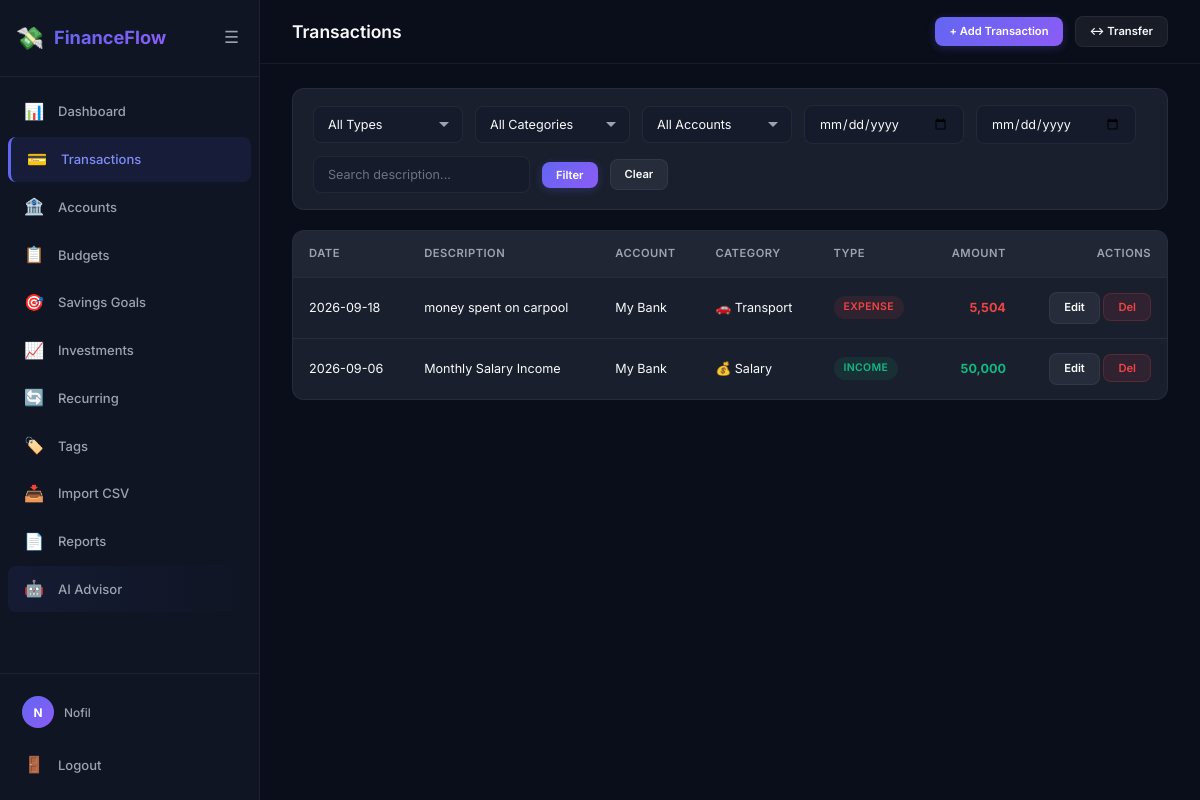
Page /transactions/ (signed in) on the committed database.
### app/models/user.py (models this page shows, shortened)
class User(UserMixin, db.Model):
    __tablename__ = 'users'
    user_id = db.Column(db.Integer, primary_key=True)
    name = db.Column(db.String(100), nullable=False)
    email = db.Column(db.String(150), unique=True, nullable=False)
    phone = db.Column(db.String(20))
    password_hash = db.Column(db.String(256))
    google_id = db.Column(db.String(100), unique=True)
    avatar_url = db.Column(db.String(500))
    preferred_currency = db.Column(db.String(10), default='PKR')
    is_active = db.Column(db.Boolean, default=True)
    created_at = db.Column(db.DateTime, default=datetime.utcnow)
    accounts = db.relationship('Account', backref='user', lazy='dynamic')
    transactions = db.relationship('Transaction', backref='user', lazy='dynamic')
    budgets = db.relationship('Budget', backref='user', lazy='dynamic')
    savings_goals = db.relationship('SavingsGoal', backref='user', lazy='dynamic')
    investments = db.relationship('Investment', backref='user', lazy='dynamic')
    recurring_transactions = db.relationship('RecurringTransaction', backref='user', lazy='dynamic')
    categories = db.relationship('Category', backref='user', lazy='dynamic')
    tags = db.relationship('Tag', backref='user', lazy='dynamic')
    notifications = db.relationship('Notification', backref='user', lazy='dynamic')
    financial_profile = db.relationship('FinancialProfile', backref='user', uselist=False, lazy='joined')
    ai_messages = db.relationship('AiChatMessage', backref='user', lazy='dynamic', order_by='AiChatMessage.created_at')
    @property
    def display_name(self):
        return self.name or self.email.split('@')[0]

### app/models/transaction.py (models this page shows, shortened)
class Transaction(db.Model):
    __tablename__ = 'transactions'
    TRANSACTION_TYPES = ('income', 'expense')
    transaction_id = db.Column(db.Integer, primary_key=True)
    user_id = db.Column(db.Integer, db.ForeignKey('users.user_id'), nullable=False)
    account_id = db.Column(db.Integer, db.ForeignKey('accounts.account_id'), nullable=False)
    category_id = db.Column(db.Integer, db.ForeignKey('categories.category_id'))
    amount = db.Column(db.Numeric(12, 2), nullable=False)
    transaction_type = db.Column(db.String(20), nullable=False)
    description = db.Column(db.String(255))
    transaction_date = db.Column(db.Date, nullable=False)
    currency = db.Column(db.String(10), default='PKR')
    exchange_rate = db.Column(db.Numeric(12, 6), default=1.0)
    is_deleted = db.Column(db.Boolean, default=False)
    deleted_at = db.Column(db.DateTime)
    created_at = db.Column(db.DateTime, default=datetime.utcnow)
    tags = db.relationship('Tag', secondary='transaction_tags', backref='transactions', lazy='dynamic')
    __table_args__ = (
        db.Index('idx_tx_date', 'transaction_date'),
        db.Index('idx_tx_amount', 'amount'),
        db.Index('idx_tx_category', 'category_id', 'transaction_type'),
        db.Index('idx_tx_user', 'user_id'),
        db.Index('idx_tx_account', 'account_id'),
    )

### app/models/account.py (models this page shows, shortened)
class Account(db.Model):
    __tablename__ = 'accounts'
    ACCOUNT_TYPES = ('cash', 'bank', 'credit', 'wallet')
    account_id = db.Column(db.Integer, primary_key=True)
    user_id = db.Column(db.Integer, db.ForeignKey('users.user_id'), nullable=False)
    account_name = db.Column(db.String(100), nullable=False)
    account_type = db.Column(db.String(20), nullable=False)
    currency = db.Column(db.String(10), default='PKR')
    is_active = db.Column(db.Boolean, default=True)
    is_deleted = db.Column(db.Boolean, default=False)
    deleted_at = db.Column(db.DateTime)
    created_at = db.Column(db.DateTime, default=datetime.utcnow)
    transactions = db.relationship('Transaction', backref='account', lazy='dynamic')

### app/models/category.py (models this page shows, shortened)
class Category(db.Model):
    __tablename__ = 'categories'
    CATEGORY_TYPES = ('income', 'expense')
    category_id = db.Column(db.Integer, primary_key=True)
    user_id = db.Column(db.Integer, db.ForeignKey('users.user_id'), nullable=True)
    name = db.Column(db.String(100), nullable=False)
    type = db.Column(db.String(20), nullable=False)
    icon = db.Column(db.String(50), default='📁')
    is_default = db.Column(db.Boolean, default=False)
    transactions = db.relationship('Transaction', backref='category', lazy='dynamic')
    budgets = db.relationship('Budget', backref='category', lazy='dynamic')

### app/transactions/routes.py (the view)
@transactions_bp.route('/')
@login_required
def index():
    page = request.args.get('page', 1, type=int)
    per_page = 20
    query = Transaction.query.filter_by(
        user_id=current_user.user_id, is_deleted=False
    )
    txn_type = request.args.get('type')
    if txn_type in ('income', 'expense'):
        query = query.filter_by(transaction_type=txn_type)
    category_id = request.args.get('category_id', type=int)
    if category_id:
        query = query.filter_by(category_id=category_id)
    account_id = request.args.get('account_id', type=int)
    if account_id:
        query = query.filter_by(account_id=account_id)
    date_from = request.args.get('date_from')
    if date_from:
        query = query.filter(Transaction.transaction_date >= date_from)
    date_to = request.args.get('date_to')
    if date_to:
        query = query.filter(Transaction.transaction_date <= date_to)
    search = request.args.get('search', '').strip()
    if search:
        query = query.filter(Transaction.description.ilike(f'%{search}%'))
    pagination = query.order_by(Transaction.transaction_date.desc()).paginate(
        page=page, per_page=per_page, error_out=False
    )
    categories = Category.query.filter(
        db.or_(Category.user_id == current_user.user_id, Category.user_id.is_(None))
    ).all()
    accounts = Account.query.filter_by(
        user_id=current_user.user_id, is_deleted=False
    ).all()
    return render_template('transactions/list.html',
                           transactions=pagination.items,
                           pagination=pagination,
                           categories=categories,
                           accounts=accounts)

### app/__init__.py (called while the page is built)
def _register_user_loader():
    from .models.user import User
    @login_manager.user_loader
    def load_user(user_id):
        return db.session.get(User, int(user_id))

def _register_context_processors(app):
    @app.context_processor
    def inject_globals():
        return {
            'app_name': 'FinanceFlow',
        }

### app/templates/transactions/list.html (shortened to what this page needs)
{% extends 'base.html' %}
{% block page_title %}Transactions{% endblock %}
{% block top_actions %}
<a href="{{ url_for('transactions.add') }}" class="btn btn-primary btn-sm">+ Add Transaction</a>
<a href="{{ url_for('transactions.transfer') }}" class="btn btn-secondary btn-sm">↔ Transfer</a>
{% endblock %}
{% block content %}
<form class="filters-bar" method="GET" action="{{ url_for('transactions.index') }}">
    <select name="type" class="form-control">
        <option value="">All Types</option>
    </select>
    <select name="category_id" class="form-control">
        <option value="">All Categories</option>
    </select>
    <select name="account_id" class="form-control">
        <option value="">All Accounts</option>
    </select>
    <input type="date" name="date_from" class="form-control" value="{{ request.args.get('date_from','') }}" placeholder="From">
    <input type="date" name="date_to" class="form-control" value="{{ request.args.get('date_to','') }}" placeholder="To">
    <input type="text" name="search" class="form-control" value="{{ request.args.get('search','') }}" placeholder="Search description...">
    <button type="submit" class="btn btn-primary btn-sm">Filter</button>
    <a href="{{ url_for('transactions.index') }}" class="btn btn-secondary btn-sm">Clear</a>
</form>
{% if transactions %}
<div class="table-container">
    <table>
        <thead>
            <tr>
                <th>Date</th>
                <th>Description</th>
                <th>Account</th>
                <th>Category</th>
                <th>Type</th>
                <th style="text-align:right">Amount</th>
                <th style="text-align:right">Actions</th>
            </tr>
        </thead>
        <tbody>
            {% for txn in transactions %}
            <tr>
                <td>{{ txn.transaction_date.strftime('%Y-%m-%d') }}</td>
                <td>{{ txn.description or '—' }}</td>
                <td>{{ txn.account.account_name if txn.account else '—' }}</td>
                <td>{{ txn.category.icon if txn.category else '' }} {{ txn.category.name if txn.category else '—' }}</td>
                <td><span class="badge badge-{{ txn.transaction_type }}">{{ txn.transaction_type }}</span></td>
                <td style="text-align:right" class="font-bold {% if txn.transaction_type == 'income' %}text-success{% else %}text-danger{% endif %}">
                    {{ '{:,.0f}'.format(txn.amount|float) }}
                </td>
                <td style="text-align:right">
                    <a href="{{ url_for('transactions.edit', txn_id=txn.transaction_id) }}" class="btn btn-secondary btn-sm">Edit</a>
                    <form method="POST" action="{{ url_for('transactions.delete', txn_id=txn.transaction_id) }}"
                          class="inline-form" data-confirm="Delete this transaction?">
                        <button type="submit" class="btn btn-danger btn-sm">Del</button>
                    </form>
                </td>
            </tr>
            {% endfor %}
        </tbody>
    </table>
</div>
{% else %}
<div class="empty-state">
    <div class="empty-state-icon">💳</div>
    <div class="empty-state-text">No transactions found</div>
    <a href="{{ url_for('transactions.add') }}" class="btn btn-primary">+ Add Transaction</a>
</div>
{% endif %}
{% endblock %}

### app/templates/base.html (shortened to what this page needs)
<!DOCTYPE html>
<html lang="en">
<head>
    <link rel="stylesheet" href="{{ url_for('static', filename='css/style.css') }}">
</head>
<body>
    {% if current_user.is_authenticated %}
    <div class="app-layout">
        <aside class="sidebar" id="sidebar">
            <div class="sidebar-header">
                <div class="logo">
                    <span class="logo-icon">💸</span>
                    <span class="logo-text">FinanceFlow</span>
                </div>
                <button class="sidebar-toggle" id="sidebarToggle" aria-label="Toggle sidebar">
                    <span class="toggle-icon">☰</span>
                </button>
            </div>
            <nav class="sidebar-nav">
                <a href="{{ url_for('dashboard.index') }}" class="nav-item {% if request.endpoint and request.endpoint.startswith('dashboard') %}active{% endif %}">
                    <span class="nav-icon">📊</span><span class="nav-label">Dashboard</span>
                </a>
                <a href="{{ url_for('transactions.index') }}" class="nav-item {% if request.endpoint and request.endpoint.startswith('transactions') %}active{% endif %}">
                    <span class="nav-icon">💳</span><span class="nav-label">Transactions</span>
                </a>
                <a href="{{ url_for('accounts.index') }}" class="nav-item {% if request.endpoint and request.endpoint.startswith('accounts') %}active{% endif %}">
                    <span class="nav-icon">🏦</span><span class="nav-label">Accounts</span>
                </a>
                <a href="{{ url_for('budgets.index') }}" class="nav-item {% if request.endpoint and request.endpoint.startswith('budgets') %}active{% endif %}">
                    <span class="nav-icon">📋</span><span class="nav-label">Budgets</span>
                </a>
                <a href="{{ url_for('savings.index') }}" class="nav-item {% if request.endpoint and request.endpoint.startswith('savings') %}active{% endif %}">
                    <span class="nav-icon">🎯</span><span class="nav-label">Savings Goals</span>
                </a>
                <a href="{{ url_for('investments.index') }}" class="nav-item {% if request.endpoint and request.endpoint.startswith('investments') %}active{% endif %}">
                    <span class="nav-icon">📈</span><span class="nav-label">Investments</span>
                </a>
                <a href="{{ url_for('recurring.index') }}" class="nav-item {% if request.endpoint and request.endpoint.startswith('recurring') %}active{% endif %}">
                    <span class="nav-icon">🔄</span><span class="nav-label">Recurring</span>
                </a>
                <a href="{{ url_for('tags.index') }}" class="nav-item {% if request.endpoint and request.endpoint.startswith('tags') %}active{% endif %}">
                    <span class="nav-icon">🏷️</span><span class="nav-label">Tags</span>
                </a>
                <a href="{{ url_for('imports.upload') }}" class="nav-item {% if request.endpoint and request.endpoint.startswith('imports') %}active{% endif %}">
                    <span class="nav-icon">📥</span><span class="nav-label">Import CSV</span>
                </a>
                <a href="{{ url_for('reports.index') }}" class="nav-item {% if request.endpoint and request.endpoint.startswith('reports') %}active{% endif %}">
                    <span class="nav-icon">📄</span><span class="nav-label">Reports</span>
                </a>
                <a href="{{ url_for('ai.advisor') }}" class="nav-item {% if request.endpoint and request.endpoint.startswith('ai') %}active{% endif %}" style="background: linear-gradient(90deg, rgba(99,102,241,0.08), transparent);">
                    <span class="nav-icon">🤖</span><span class="nav-label">AI Advisor</span>
                </a>
            </nav>
            <div class="sidebar-footer">
                <div class="user-info">
                    {% if current_user.avatar_url %}
                    <img src="{{ current_user.avatar_url }}" alt="avatar" class="user-avatar">
                    {% else %}
                    <div class="user-avatar-placeholder">{{ current_user.display_name[0] | upper }}</div>
                    {% endif %}
                    <span class="user-name">{{ current_user.display_name }}</span>
                </div>
                <a href="{{ url_for('auth.logout') }}" class="nav-item logout-btn">
                    <span class="nav-icon">🚪</span><span class="nav-label">Logout</span>
                </a>
            </div>
        </aside>
        <main class="main-content">
            <header class="top-bar">
                <h1 class="page-title">{% block page_title %}Dashboard{% endblock %}</h1>
                <div class="top-bar-actions">
                    {% block top_actions %}{% endblock %}
                </div>
            </header>
            <div class="content-area">
                {% block content %}{% endblock %}
            </div>
        </main>
    </div>
    {% endif %}
</body>
</html>

### rows in the picture
User: name "N", display_name "Nofil"
Transaction: transaction_date "2026-09-18", description "money spent on carpool", account "My Bank", category "🚗", category "Transport", transaction_type "EXPENSE", amount "5,504"
Transaction: transaction_date "2026-09-06", description "Monthly Salary Income", account "My Bank", category "💰", category "Salary", transaction_type "INCOME", amount "50,000"
